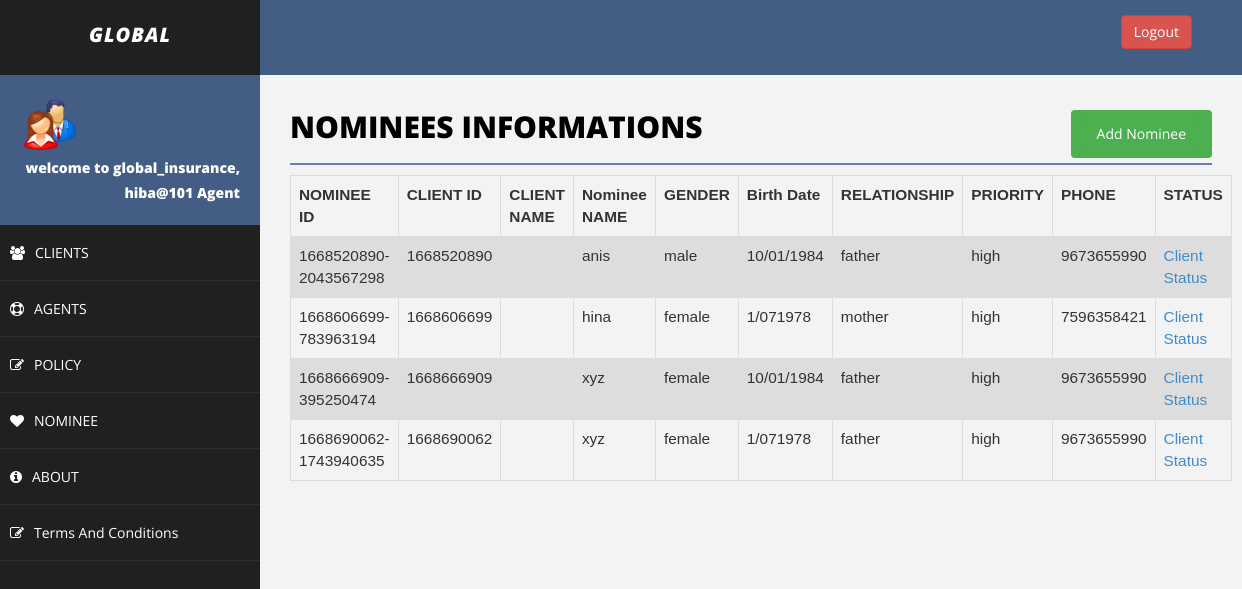
Page /nominee.php (signed in) on the committed database.
### tables this page shows
CREATE TABLE `nominee` (
  `nominee_id` varchar(200) NOT NULL,
  `client_id` varchar(100) NOT NULL,
  `name` varchar(50) NOT NULL,
  `sex` varchar(20) NOT NULL,
  `birth_date` varchar(50) NOT NULL,
  `nid` varchar(50) NOT NULL,
  `relationship` varchar(20) NOT NULL,
  `priority` varchar(20) NOT NULL,
  `phone` varchar(50) NOT NULL
);

### nominee.php (the view, shortened to what this page needs)
<!DOCTYPE html>
<html>
<head>
    <link href="assets/css/bootstrap.css" rel="stylesheet" />
    <link href="assets/css/font-awesome.css" rel="stylesheet" />
    <link href="assets/css/basic.css" rel="stylesheet" />
    <link href="assets/css/custom.css" rel="stylesheet" />
</head>
<body>
<?php include 'header.php';
?>
        <div id="page-wrapper">
                <div class="row">
                    <div class="col-md-12">
                        <h1 class="page-head-line">Nominees Informations
						<button class="btn" align="center">
						<a href="addNominee.php" class="btn">Add Nominee</a>
						</button>
						</h1>
                    </div>
                </div>
<?php
include'connection.php';
	$sql = "SELECT * FROM nominee";
	$result = $conn->query($sql);
	echo "<table class=\"table\">\n";
    echo "  <tr>\n";
	echo "    <th>NOMINEE ID</th>\n";
    echo "    <th>CLIENT ID</th>\n";
    echo " <th>CLIENT NAME</th>\n";
    echo "    <th>Nominee NAME</th>\n";
	echo "    <th>GENDER</th>\n";
    echo "    <th>Birth Date</th>\n";
	echo "    <th>RELATIONSHIP</th>\n";;
    echo "    <th>PRIORITY</th>\n";
    echo "    <th>PHONE</th>\n";;
	echo "    <th>STATUS</th>\n";
    echo "  </tr>";
	if ($result->num_rows > 0) {
	while($row = $result->fetch_assoc()) {
		echo "<tr>\n";
		echo "    <td>".$row["nominee_id"]."</td>\n";
		echo "    <td>".$row["client_id"]."</td>\n";
        echo "    <td>".$row["client_name"]."</td>\n";
		echo "    <td>".$row["name"]."</td>\n";
		echo "    <td>".$row["sex"]."</td>\n";
		echo "    <td>".$row["birth_date"]."</td>\n";
		echo "    <td>".$row["relationship"]."</td>\n";
		echo "    <td>".$row["priority"]."</td>\n";
		echo "    <td>".$row["phone"]."</td>\n";
		echo "    <td>"."<a href='clientStatus.php?client_id=".$row["client_id"]. "'>Client Status</a>"."</td>\n";
	}
	echo "</table>\n";
	echo "</body>\n";
	echo "</html>";
	} else {
    echo "0 results";
}
?>
</body>
</html>

### assets/css/basic.css (style rules this page uses)
body { font-family: 'Open Sans', sans-serif; line-height:25px; }
#page-wrapper { padding: 15px 15px; min-height: 600px; background: #F3F3F3; }
.page-head-line { font-size: 30px; text-transform: uppercase; color: #000; font-weight: 800; padding-bottom: 20px; border-bottom: 2px solid #6a7bc0; margin-bottom: 10px; }
@media (min-width:768px) { #page-wrapper { margin: 0 0 0 260px; padding: 15px 30px; min-height: 1200px; } }

### nominee.php (style rules this page uses)
.btn { background-color: #4CAF50; float: right; color:white; text-decoration:none; }
table { font-family: arial, sans-serif; border-collapse: collapse; width: 100%; margin-left:0%; font-size:110%; }
td, th { border: 1px solid #dddddd; text-align: left; padding: 8px; }
tr:nth-child(even) { background-color: #dddddd; }

### rows in the picture
nominee: nominee_id "1668520890-2043567298", client "1668520890", name "anis", sex "male", birth_date "10/01/1984", relationship "father", priority "high", phone "9673655990"
nominee: nominee_id "1668606699-783963194", client "1668606699", name "hina", sex "female", birth_date "1/071978", relationship "mother", priority "high", phone "7596358421"
nominee: nominee_id "1668666909-395250474", client "1668666909", name "xyz", sex "female", birth_date "10/01/1984", relationship "father", priority "high", phone "9673655990"
nominee: nominee_id "1668690062-1743940635", client "1668690062", name "xyz", sex "female", birth_date "1/071978", relationship "father", priority "high", phone "9673655990"

### other values in the picture
$_SESSION["username"] "hiba@101"
